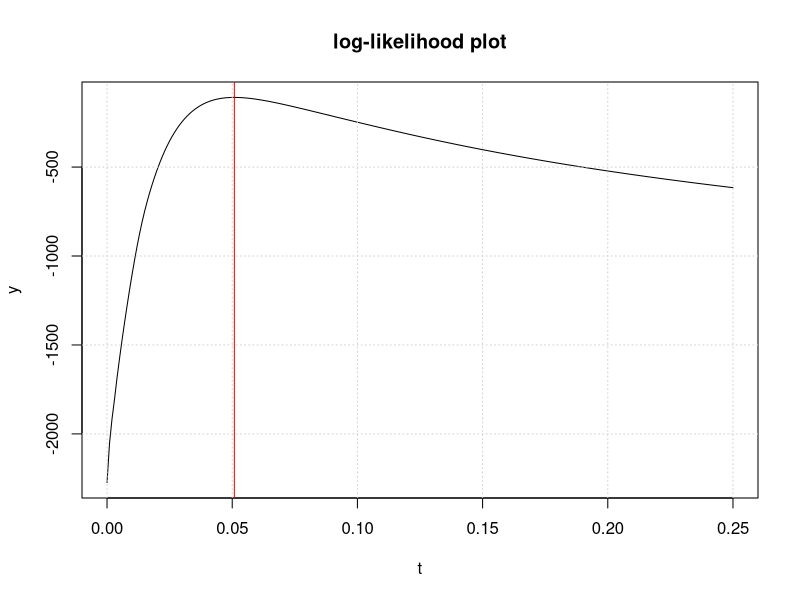
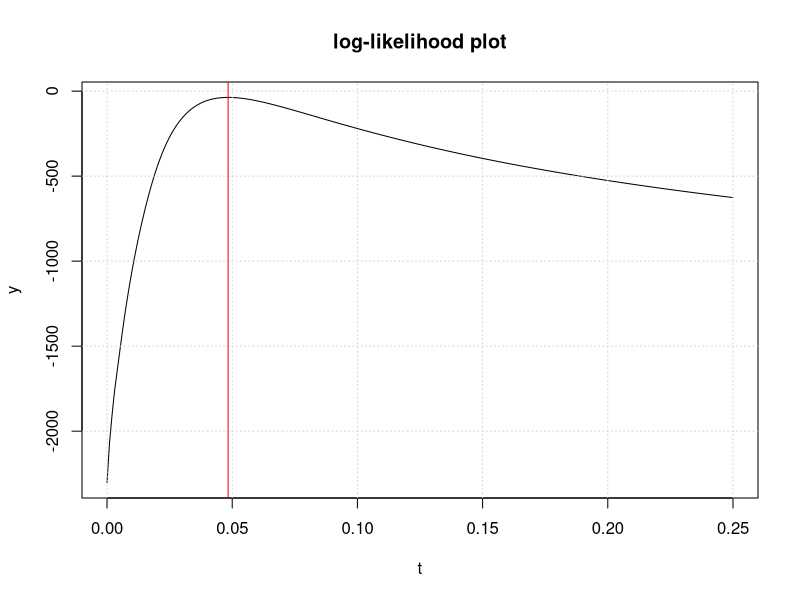
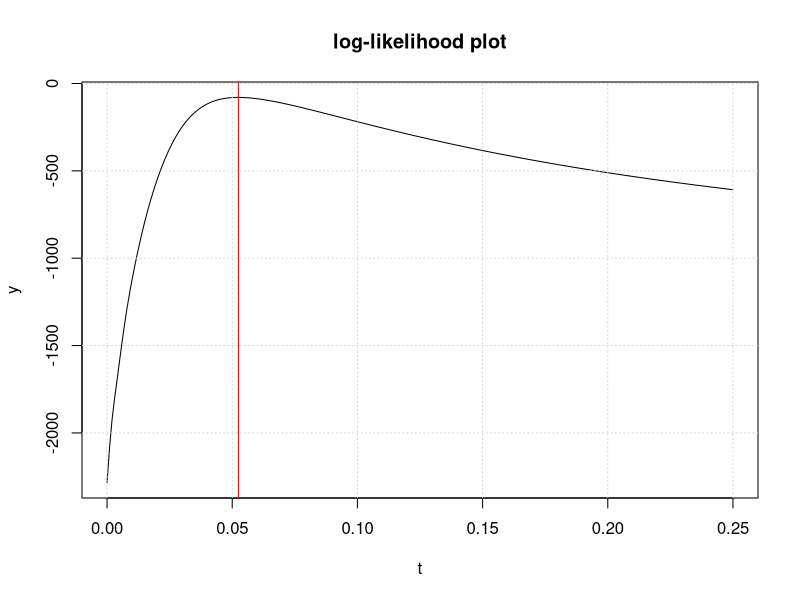
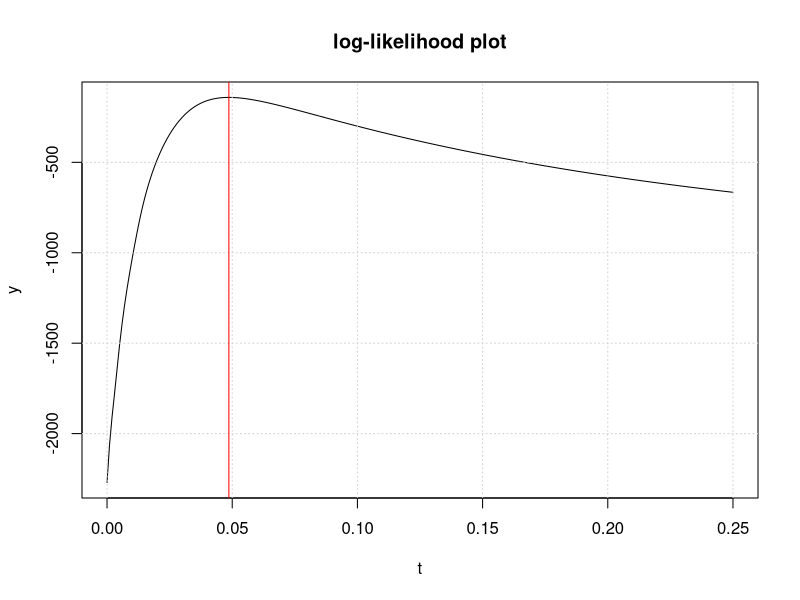
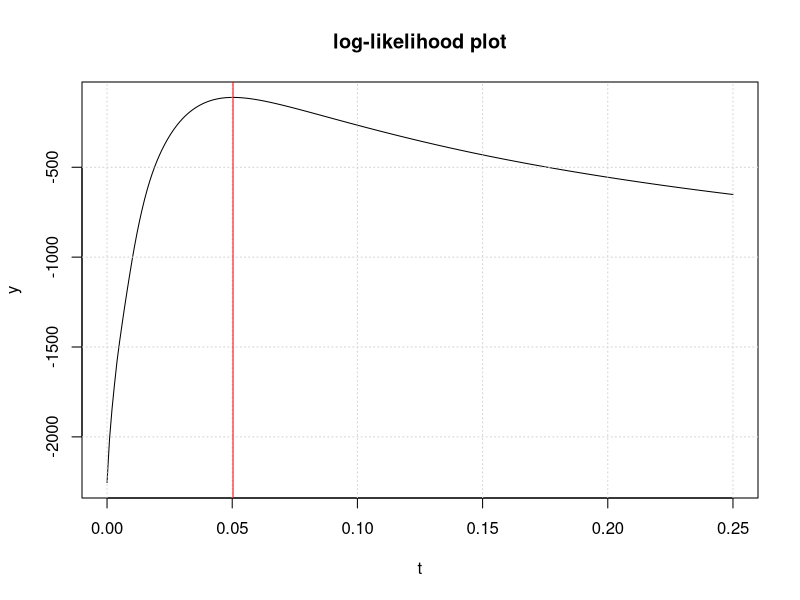
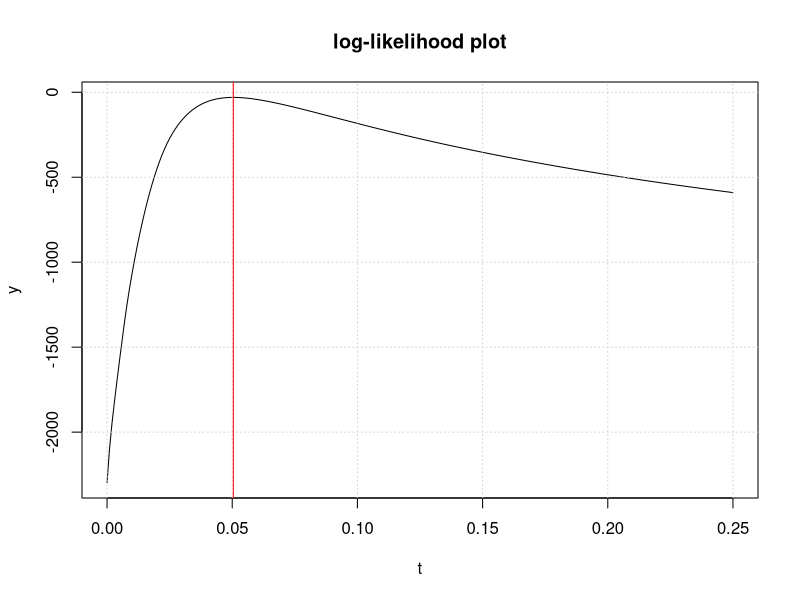
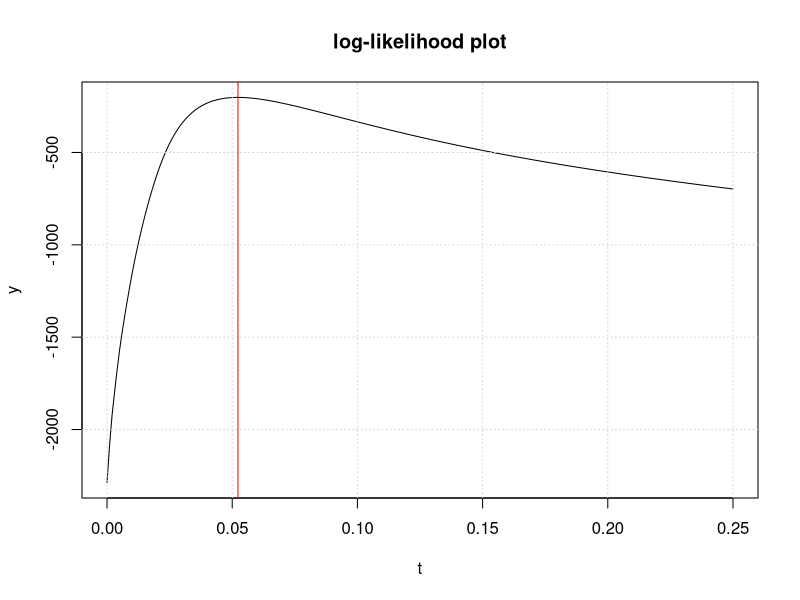
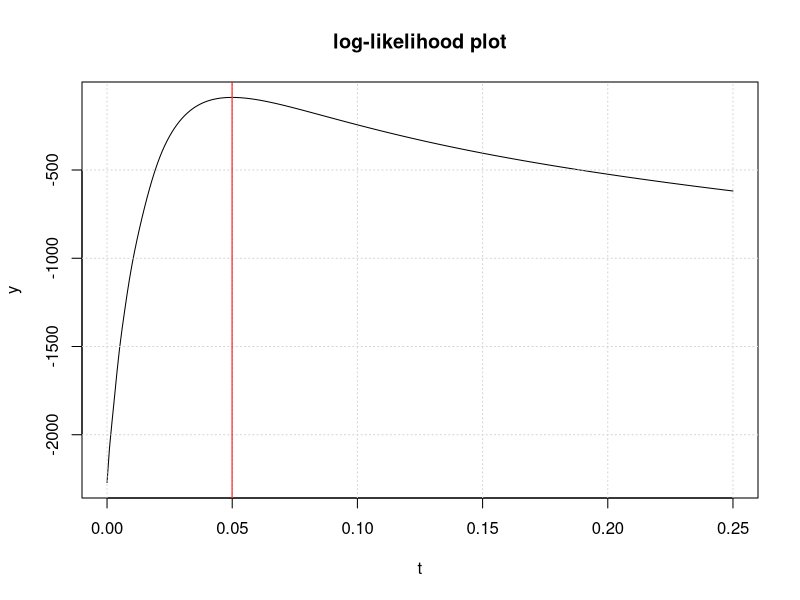

Write the R code that produced these figures, in order.
global.seed <- 2

rgaussmixt <- function(n, mu.1, mu.2, s.1, s.2, p)
{
  ind <- sample(c(1,2), n, replace = T, prob = c(p, 1 - p))
  u.sample <- rnorm(n, mean = c(mu.1, mu.2)[ind], sd = c(s.1, s.2)[ind])
}

est.mm <- function(x, m.1, m.2, s.2, p)
{
  est.r <- mean(x^2)/p - (1-p)/p * (s.2^2 + m.2^2) - m.1^2
  sqrt(abs(est.r))
}

d.gaussmixt <- function(s.1, s.2, m.1, m.2, p, x)
{
  p*dnorm(x, m.1, s.1) + (1-p)*dnorm(x, m.2, s.2)
}

ll.mxt <- function(s.1, s.2, m.1, m.2, p, x)
{
  sum(log(d.gaussmixt(s.1, s.2, m.1, m.2, p, x)))
  #prod(d.gaussmixt(s.1, s.2, m.1, m.2, p, x))
}

est.ml <- function(x, m.1, m.2, s.2, p, x.0 = est.mm(x, m.1, m.2, s.2, p))
{
  calc <- nlm(
    function(t){
      -ll.mxt(t, s.2, m.1, m.2, p, x)
    }, x.0 #, print.level = 2
  )
  t <- seq(0, 0.25, 0.001)
  m <- length(t)
  y <- numeric(m)
  for(i in 1:m)
  {
    y[i] <- ll.mxt(t[i], s.2, m.1, m.2, p, x)
  }
  plot(t, y, type='l', main='log-likelihood plot'); grid()
  abline(v = calc$estimate, col = 'red')
  calc$estimate^2
}

####

h <- function(t, m.1, m.2, s.1, s.2, p)
{
  #g <- p/sqrt(2*pi) * exp(-0.5 * (t - m.1)^2/s.1^2) * ((t - m.1)^2 * s.1^(-4) - s.1^(-2))
  g <- p/(2*sqrt(2*pi)) * exp(-0.5 * (t - m.1)^2/s.1^2) * ((t - m.1)^2 * s.1^(-5) - s.1^(-3))
  l <- d.gaussmixt(s.1, s.2, m.1, m.2, p, t)
  g^2/l
}

fisher.info <- function(m.1, m.2, s.1, s.2, p, a = -15, b = -a)
{
  integration.result <- integrate(
    function(x)
    {
      h(x, m.1, m.2, s.1, s.2, p)
    },
    a, b
  )
  integration.result
}

generate.estimates <- function(theta, mu.1, mu.2, sigma.2, p, n, B)
{
  set.seed(global.seed)
  # Коефіцієнт розсіювання за допомогою генерування вибірок із суміші 
  # з компонентами N(1, theta^2), N(0, 0.75^2) [тут theta - відоме]
  estimates <- numeric(B)
  for(j in 1:B)
  {
    x.mxt <- rgaussmixt(n, mu.1, mu.2, theta, sigma.2, p)
    estimates[j] <- est.ml(x.mxt, mu.1, mu.2, sigma.2, p)
  }
  estimates
}

mle.asympt.var <- function(theta, mu.1, mu.2, sigma.2, p)
{
  I <- fisher.info(mu.1, mu.2, theta, sigma.2, p)
  1/I$value
}

norm.2.moment <- function(mu, sigma)
{
  # M[Y^2], Y ~ N(mu, sigma^2)
  mu^2 + sigma^2
}

norm.4.moment <- function(mu, sigma)
{
  # M[Y^4], Y ~ N(mu, sigma^2)
  mu^4 + 6*mu^2*sigma^2 + 3*sigma^4
}

mm.asympt.var <- function(theta, mu.1, mu.2, sigma.2, p)
{
  # Коефіцієнт розсіювання за теоретичною формулою (для моментної оцінки)
  # D[h(X)]/(H'(theta))^2
  m.x.4 <- norm.4.moment(mu.1, theta) * p + norm.4.moment(mu.2, sigma.2) * (1 - p)
  m.x.2.sq <- (p * norm.2.moment(mu.1, theta) + (1 - p) * norm.2.moment(mu.2, sigma.2))^2
  (m.x.4 - m.x.2.sq)/p^2
}

are.mle.mm <- function(theta, mu.1, mu.2, sigma.2, p)
{
  mle.v <- mle.asympt.var(theta, mu.1, mu.2, sigma.2, p)
  gmm.v <- mm.asympt.var(theta, mu.1, mu.2, sigma.2, p)
  print(c(mle.v, gmm.v))
  gmm.v/mle.v
}

####

given.mu.1 <- 1
given.mu.2 <- 0
given.sigma.2 <- 0.75
given.p <- 0.6
true.theta <- 0.05

N <- 1000
u.mxt <- rgaussmixt(
  N, 
  given.mu.1, given.mu.2, 
  true.theta, given.sigma.2, 
  given.p
)

options(warn = -1)
estimated.ml <- est.ml(
  u.mxt, given.mu.1, given.mu.2, given.sigma.2, given.p
)
print(estimated.ml)
options(warn = 0)

###

#I.d <- fisher.info(given.mu.1, given.mu.2, true.theta, given.sigma.2, given.p)
#I <- I.d$value
#V <- 1/I

UU <- generate.estimates(0.05, 1, 0, 0.75, 0.6, 1000, 1000)
hist(sqrt(1000)*(UU[UU<.6] - true.theta^2 ), main = "Histogram of sqrt(n)*(theta_n - theta^2)", probability = T, breaks = 50); grid()
curve(dnorm(x, mean = sqrt(1000)*(mean(UU[UU < .6]) - true.theta^2), sd = (sqrt(1000*var(UU[UU < .6])))), col = 'red', add = T)

####

print('are')
print(are.mle.mm(true.theta, given.mu.1, given.mu.2, given.sigma.2, given.p))